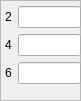
         <widget class="QFrame" name="frame_20">
          <property name="geometry">
           <rect>
            <x>320</x>
            <y>424</y>
            <width>81</width>
            <height>101</height>
           </rect>
          </property>
          <property name="frameShape">
           <enum>QFrame::StyledPanel</enum>
          </property>
          <property name="frameShadow">
           <enum>QFrame::Raised</enum>
          </property>
          <widget class="QWidget" name="formLayoutWidget_8">
           <property name="geometry">
            <rect>
             <x>5</x>
             <y>6</y>
             <width>76</width>
             <height>95</height>
            </rect>
           </property>
           <layout class="QFormLayout" name="formLayout_8">
            <item row="0" column="0">
             <widget class="QLabel" name="label_98">
              <property name="text">
               <string>2</string>
              </property>
             </widget>
            </item>
            <item row="0" column="1">
             <widget class="QLineEdit" name="Edit_left_joint_2"/>
            </item>
            <item row="1" column="0">
             <widget class="QLabel" name="label_99">
              <property name="text">
               <string>4</string>
              </property>
             </widget>
            </item>
            <item row="1" column="1">
             <widget class="QLineEdit" name="Edit_left_joint_4"/>
            </item>
            <item row="2" column="0">
             <widget class="QLabel" name="label_100">
              <property name="text">
               <string>6</string>
              </property>
             </widget>
            </item>
            <item row="2" column="1">
             <widget class="QLineEdit" name="Edit_left_joint_6"/>
            </item>
           </layout>
          </widget>
         </widget>
